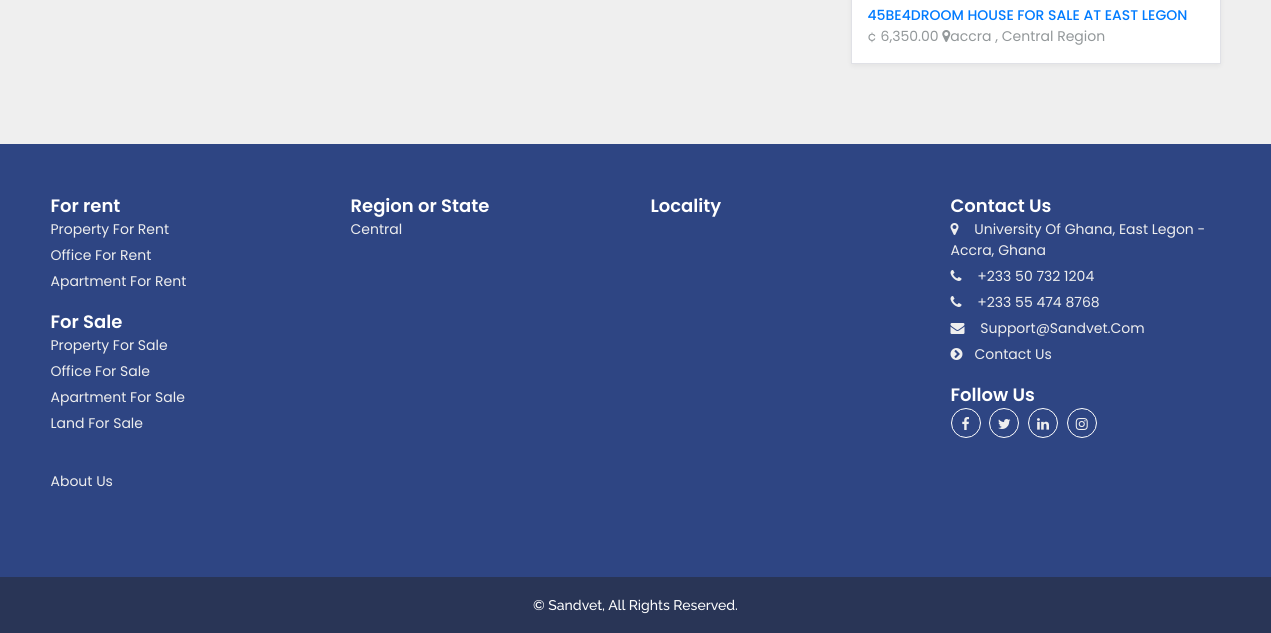
/about-us/ (lower part), run on an earlier commit of the app's database.
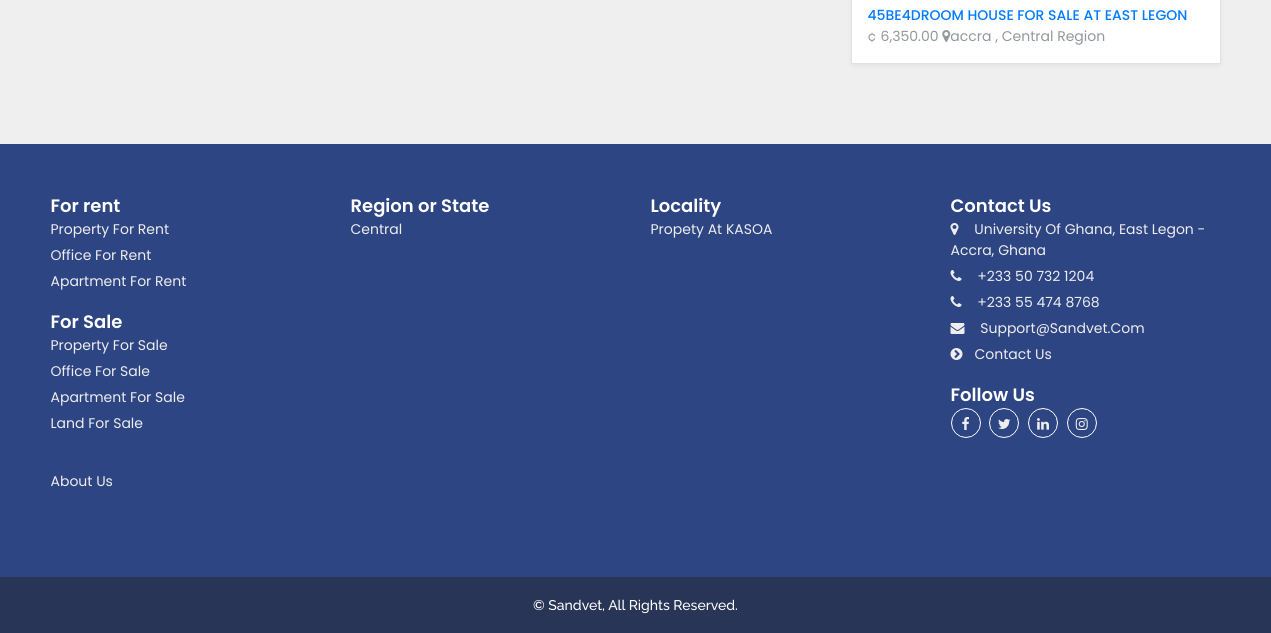
And on a later commit of the database.
### property/models.py (models this page shows, shortened)
class Property(models.Model):
    title = models.CharField(max_length=200, null=True)
    price = models.FloatField()
    slug = models.SlugField(unique=True)
    description = models.TextField()
    region = models.ForeignKey(Region, on_delete=models.CASCADE, null=True, blank=True, related_name='property')
    locality = models.ForeignKey(Locality, on_delete=models.CASCADE, null=True, blank=True)
    category = models.ForeignKey(Category, on_delete=models.CASCADE, null=True, blank=True)
    purpose = models.CharField(max_length=4, choices=PROPERTY_PURPOSE_TYPE, default='sale')
    address = models.CharField(max_length=200, null=True, blank=True)
    dimension = models.CharField(max_length=200, null=True, blank=True)
    bed = models.PositiveIntegerField(default=1, null=True, blank=True)
    bath = models.PositiveIntegerField(default=1, null=True, blank=True)
    garage = models.PositiveIntegerField(default=0, null=True, blank=True)
    image = models.ImageField(null=True, blank=True)
    views = models.PositiveIntegerField(default=0)
    featured = models.PositiveIntegerField(default=0, null=True, blank=True)
    created_at = models.DateTimeField(auto_now_add=True)
    @property
    def imageURL(self):
        try:
            url = self.image.url
        except:
            url = ''
        return url
    def get_absolute_url(self):
        return reverse("property:property", kwargs={
            'slug': self.slug
        })
    def get_date(self):
        time = datetime.now()
        if self.created_at.day == time.day:
            return str(time.hour - self.created_at.hour) + " hours ago"
        else:
            if self.created_at.month == time.month:
                return str(time.day - self.created_at.day) + " days ago"
            else:
                if self.created_at.year == time.year:
                    return str(time.month - self.created_at.month) + " months ago"
        return self.created_at

class Category(models.Model):
    title = models.CharField(max_length=200, null=True, blank=True)
    class Meta:
        ordering = ['-id']
    def get_for_sale_category_url(self):
        return reverse("property:for-sale-cate", kwargs={
            'category': self.title
        })
    def get_for_rent_category_url(self):
        return reverse("property:for-rent-cate", kwargs={
            'category': self.title
        })

### core/models.py (models this page shows, shortened)
class Region(models.Model):
    name = models.CharField(max_length=200, null=True, blank=True)
    capital = models.CharField(max_length=200, null=True, blank=True)
    slug = models.SlugField(unique=True, null=True, blank=True)
    class Meta:
        ordering = ['name']
    def get_region_url(self):
        return reverse("core:region", kwargs={
            'region': self.name
        })

class Locality(models.Model):
    region = models.ForeignKey(Region, on_delete=models.CASCADE, null=True, blank=True, related_name='locality')
    name = models.CharField(max_length=200, null=True, blank=True)
    class Meta:
        ordering = ['name']
    def get_locality_url(self):
        return reverse("core:locality", kwargs={
            'locality': self.name
        })

### core/views.py (the view)
# urls.py: path('about-us/', aboutPage, name='about'),
def aboutPage(request):
    locality = Locality.objects.all()
    categoryNav = Category.objects.filter((~Q(title="land")))
    category = Category.objects.all()
    featured = Property.objects.filter(featured=1)[:4]
    region = Region.objects.all()
    context = {
        'locality': locality,
        'category_list': category,
        'category_list_nav': categoryNav,
        'featured_list': featured,
        'region_list' : region,
    }
    return render(request, 'about.html', context)

### templates/about.html (shortened to what this page needs)
{% extends "base.html" %}
{% load static %}
{% load humanize %}
{% block content %}
<section class="pb-5">
    <div class="container">
        <div class="row">
            <div class="col-8">
            </div>
            <div class="col-4">
                {% include 'includes/featured.html' %}
            </div>
        </div>
    </div>
</section>
{%endblock%}

### templates/includes/featured.html (shortened to what this page needs)
{% load humanize %}
{% if featured_list %}
<div id="sw_win_latestlisting_widget-1" class="descp-text widget widget_sw_win_latestlisting_widget side">
    <div class="selio_sw_win_wrapper">
        <div class="ci sw_widget sw_wrap">
            <div class="widget-posts">
                <ul>
                    {% for featured in featured_list %}
                    <li>
                        <div class="wd-posts">
                            <div class="ps-img">
                                <a href="{{ featured.get_absolute_url }}" title="{{ featured.title }}">
                                </a>
                            </div>
                            <div class="ps-info">
                                <h3><a href="{{ featured.get_absolute_url }}" title="{{ featured.title }}">{{ featured.title }}</a></h3>
                                <strong>&cent; {{ featured.price|floatformat:2|intcomma }}</strong>
                                <span><i class="fa fa-map-marker"></i>{{ featured.address }} , {{ featured.region.name }} Region</span>
                            </div>
                        </div>
                    </li>
                    {%endfor%}
                </ul>
            </div>
        </div>
    </div>
</div>
                {% endif %}

### templates/includes/footer.html (shortened to what the changed rows need)
{% load crispy_forms_tags %}
<section class="bottom__section">
    <div class="container placeholder-container">
        <div class="row">
            <div class="widget col-xl-3 col-sm-6 col-md-4">
                <div class="widget-footer-contacts">
                    <ul class="footer-list">
                        {% for cate in category_list_nav %}
                        <li><span class="value"><a href="{{cate.get_for_rent_category_url}}">{{cate.title}} for rent</a></span></li>
                        {%endfor%}
                    </ul>
                </div>
                <div class="widget-footer-contacts mt-3">
                    <ul class="footer-list">
                        {% for cate in category_list %}
                        <li><span class="value"><a href="{{cate.get_for_sale_category_url}}">{{cate.title}} for sale</a></span></li>
                        {%endfor%}
                    </ul>
                </div>
            </div>
            <div class="widget col-xl-3 col-sm-6 col-md-4">
                <div class="widget-footer-contacts">
                    <ul class="footer-list">
                        {% for region in region_list %}
                        <li><span class="value"><a href="{{region.get_region_url}}">{{region.name}} </a></span></li>
                        {%endfor%}
                    </ul>
                </div>
            </div>
            <div id="widget-follow-us-1" class="widget footer-regular widget-follow-us block-selio col-xl-3 col-sm-12 col-md-5">
                <div class="widget-footer-contacts">
                    <ul class="footer-list">
                        {% for local in locality %}
                            <li><span class="value"><a href="{{local.get_locality_url}}">propety at {{local.name}}</a></span></li>
                        {%endfor%}
                    </ul>
                </div>
            </div>
        </div>
    </div>
</section>

What changed in the data, as far as the page shows it:
added Locality: name "KASOA"
